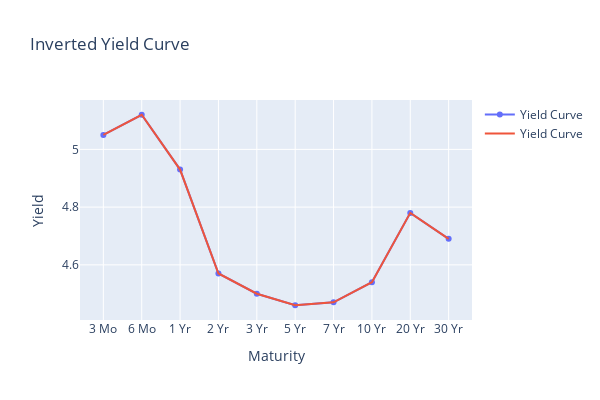

Notebook code for this chart:
### Code cell
# plot a normal yield curve
INVERTED_YIELD_DATE = "2007-03-15"
fig = go.Figure()

# Create the normal yield curve
normal_yields = df.loc[INVERTED_YIELD_DATE]
fig.add_trace(go.Scatter(x=normal_yields.index, y=normal_yields, name='Yield Curve'))
fig.add_trace(go.Scatter(x=normal_yields.index, y=normal_yields, mode='lines', name='Yield Curve'))
fig.update_layout(
    title='Inverted Yield Curve',
    xaxis_title='Maturity',
    yaxis_title='Yield',
    width=600, height=400
)

### Figure 1 — Plotly figure (JSON) as saved in the notebook; plotly's stock layout.template omitted (floating-point values rounded to 4 significant figures)
{"data": [{"name": "Yield Curve", "type": "scatter", "x": ["3 Mo", "6 Mo", "1 Yr", "2 Yr", "3 Yr", "5 Yr", "7 Yr", "10 Yr", "20 Yr", "30 Yr"], "y": [5.05, 5.12, 4.93, 4.57, 4.5, 4.46, 4.47, 4.54, 4.78, 4.69]}, {"mode": "lines", "name": "Yield Curve", "type": "scatter", "x": ["3 Mo", "6 Mo", "1 Yr", "2 Yr", "3 Yr", "5 Yr", "7 Yr", "10 Yr", "20 Yr", "30 Yr"], "y": [5.05, 5.12, 4.93, 4.57, 4.5, 4.46, 4.47, 4.54, 4.78, 4.69]}], "layout": {"height": 400, "title": {"text": "Inverted Yield Curve"}, "width": 600, "xaxis": {"title": {"text": "Maturity"}}, "yaxis": {"title": {"text": "Yield"}}}}
